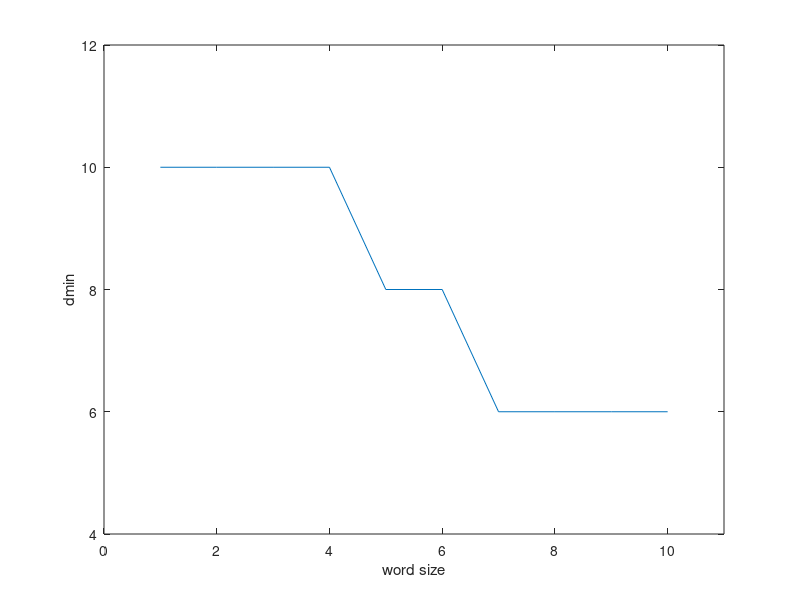

The MATLAB script that drew this image:
clc
clear all
close all
nfig = 1;

k = 10;
g = [1, 0, 0, 1, 1, 1, 1, 0, 1, 0, 1, 1, 0, 0, 1, 0, 1];

gsize = length(g) - 1;
d_min = zeros(1, k);
x = zeros(1, k);

for j = 1:k
    n = j + gsize;
    codes = zeros(2^j, n);
    R = 2^gsize;
    for m = 0 : 2^j - 1
        mx = de2bi(m*R, n);
        mx = mx(end:-1:1);

        [~, r] = deconv(mx, g);
        cx = mod(r, 2);
        codes(m + 1, :) = xor(mx, cx);
    end

    d_min_cur = min(sum(codes(2:end, :), 2));
    d_min(j) = d_min_cur;
    x(j) = j;
end

figure()
plot(x, d_min);
axis([0 11 4 12]);
xlabel('word size');
ylabel('dmin');